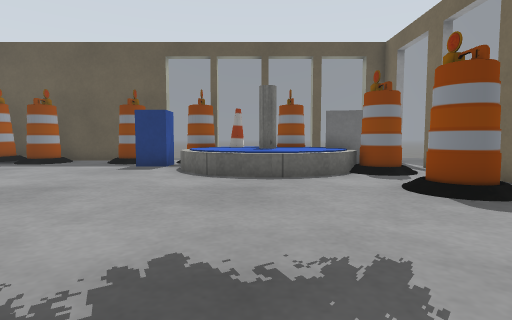
[1] (above)

19 first-person views from a walk through a world built for the Gazebo simulator. The camera is 0.5 m above the floor, tilts 4° down and sees 80° across. The lines on the ground mark 1 m squares. The floor is counted in squares, 0.5 m on a side. Each view is taken from the middle of a square. On the plan, view 1 faces up. The plan holds only what a view shows up to about 12 squares ahead; the rest is blank. The place goes on beyond the plan. Simple shapes stand in for some stock models. Some surface patterns are stand-ins.

[2]
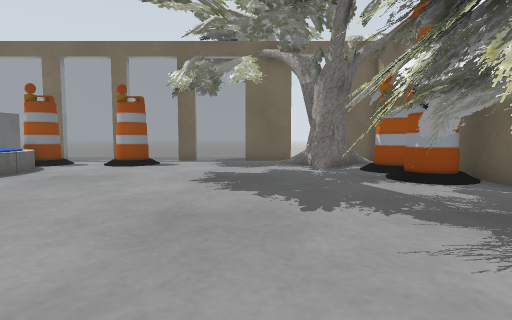

[3]
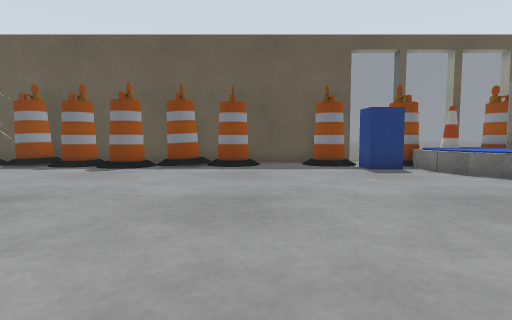

[4]
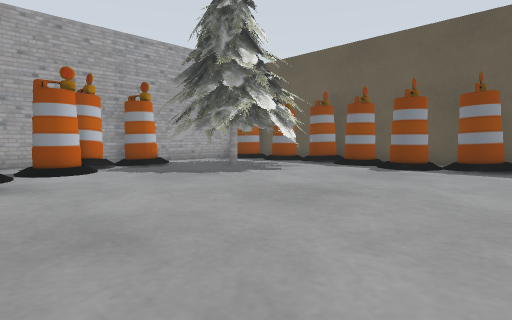

[5]
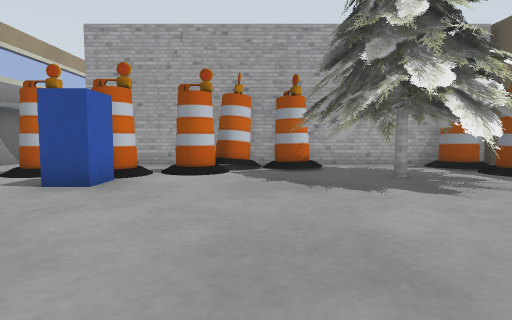

[6]
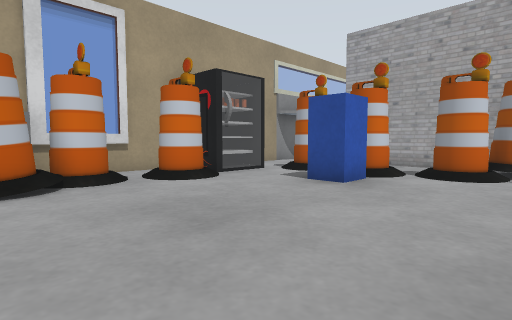

[7]
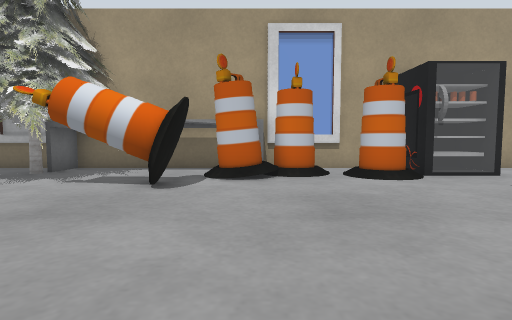

[8]
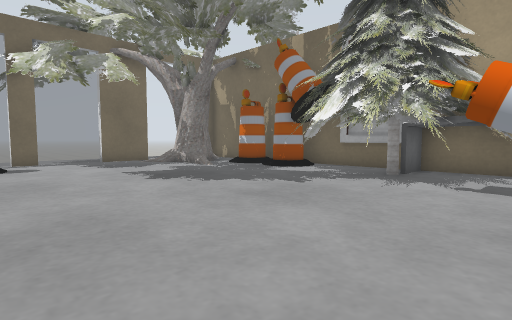

[9]
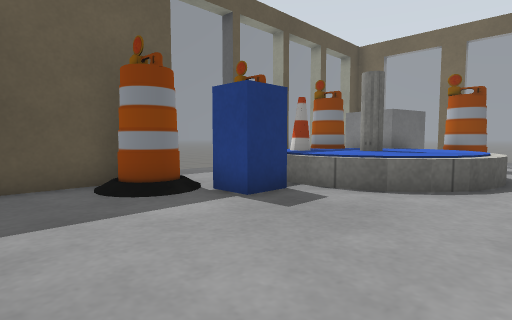

[10]
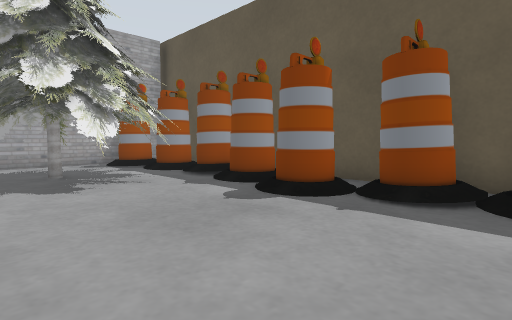

[11]
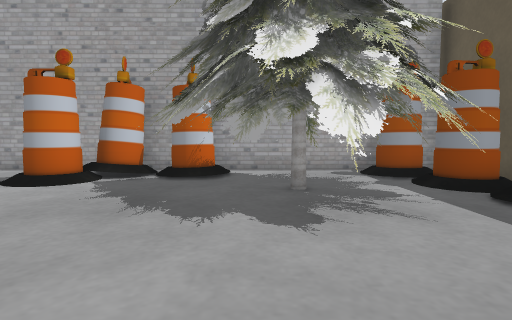

[12]
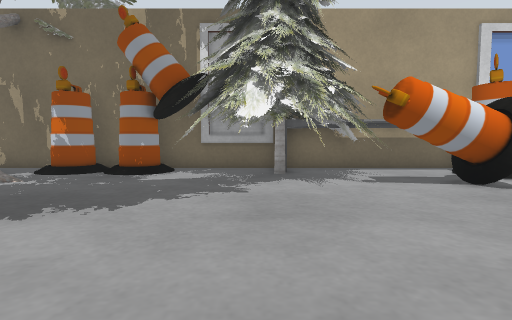

[13]
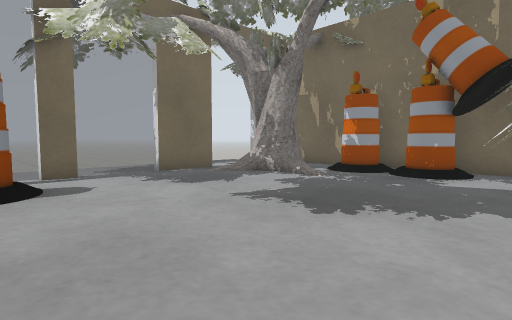

[14]
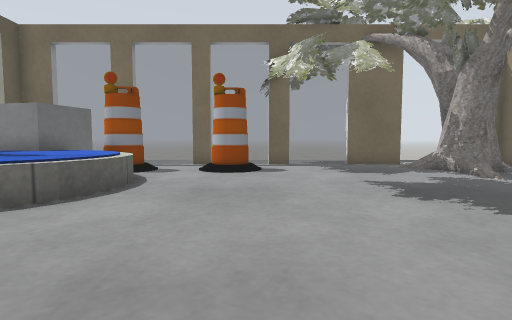

[15]
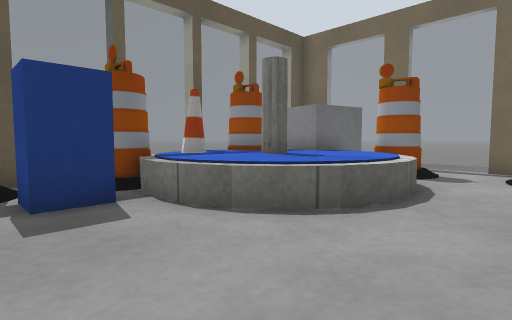

[16]
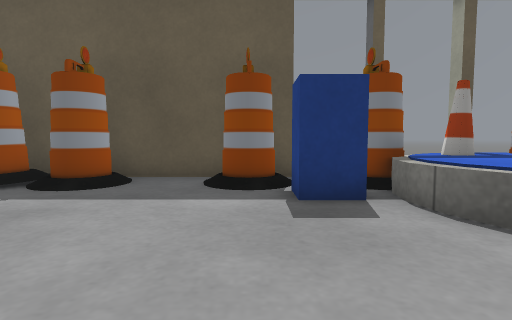

[17]
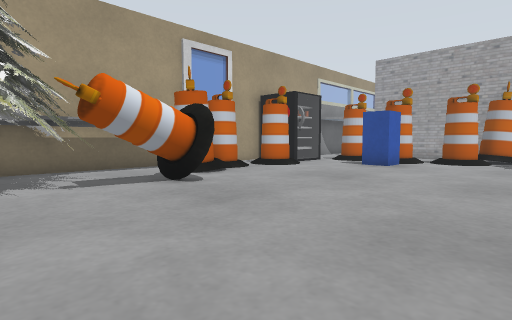

[18]
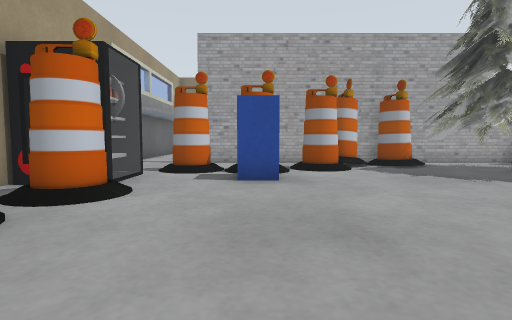

[19]
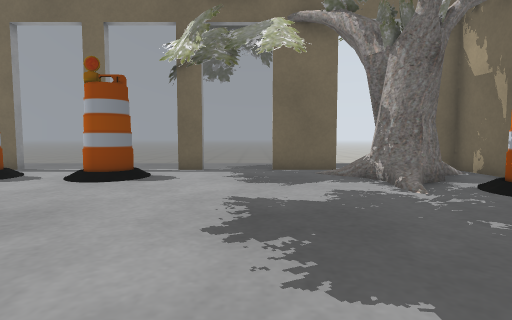

### Floor plan
Key: @ floor where view 1 was taken; # wall or solid block; . floor; = window, fence, low wall or low ledge; B barrel; P postbox; F fountain; T oak tree; I pine tree; O other object.
Columns run from 22 left of view 1 to 8 right of it. Each row starts with its distance up from view 1.
 14 ##################### FF ####
 13 #B.BBBBBBBBBBBB.BB.BBFFBB   #
 12 #BBBBBBBBBBB.B...BPBBFFBB   =
 11 #BIIIII...........PPFFFFFFO =
 10 #IIIIIII............FFFFFBB.#.
  9 #IIIIIII............FFFFFBB.=.
  8 #IIIIIII.............FFFF...=.
  7 #BBIIII.....................#
  6 #BBIII...................BB =.
  5 #BB.......................BTTT
  4 #BBB.....................TTTTTT
  3 #.BB................T....TTT=.T
  2 #..BBP..............T....TTT=.T
  1 #..BBPP..............TT..TTT#.T
  0 #............BBBBIII..@TT.TT#T
 -1 #  BB........BBBIIIII...TTTTT.
 -2   .B#==BB.BBBB IIIIIB....TTT
 -3  ...###BBBB##=#IIIIIBBBBB.T
 -4 ###############IIIIIBBBBB####
 -5              ##IIIIII######

Where each view was taken, in squares from view 1:
view 1: 0 up, 0 right, facing up
view 2: 1 up, 8 left, facing right
view 3: 1 up, 8 left, facing up
view 4: 1 up, 9 left, facing up-left
view 5: 5 up, 10 left, facing left
view 6: 5 up, 10 left, facing down-left
view 7: 6 up, 11 left, facing down
view 8: 6 up, 8 left, facing down-right
view 9: 7 up, 8 left, facing up-right
view 10: 7 up, 9 left, facing up-left
view 11: 8 up, 12 left, facing left
view 12: 6 up, 4 left, facing down
view 13: 6 up, 3 left, facing down-right
view 14: 5 up, 6 left, facing right
view 15: 6 up, 5 left, facing up-right
view 16: 6 up, 5 left, facing up
view 17: 6 up, 5 left, facing down-left
view 18: 1 up, 9 left, facing left
view 19: 2 up, 4 left, facing right
